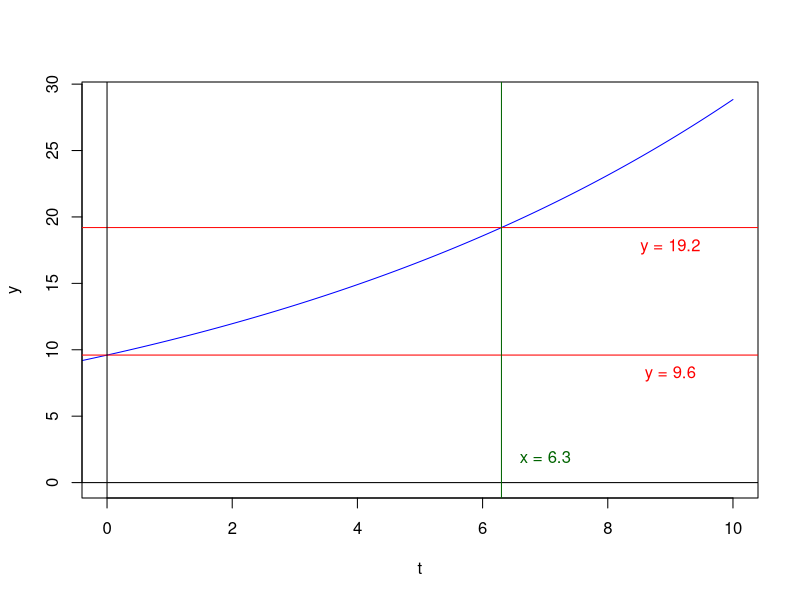

Generate this figure with R:
## ---- chunk 1
dubtim = round(runif(1,2,8),1)
k = round(log(2)/dubtim,2)
A0 = round(runif(1,4,19),1)
dbtm = log(2)/k
## ---- chunk 2
t = seq(-1,10,0.01)
y = A0*exp(k*t)
plot(t,y,type="l",ylim=c(0,round(A0*3)),xlim=c(0,10),col="blue")
abline(h=A0*2,col="red")
abline(h=A0,col="red")
text(9,A0*1.85,paste0("y = ",2*A0,collapse=""),col="red")
text(9,A0*0.85,paste0("y = ",A0,collapse=""),col="red")
abline(h=0)
abline(v=0)
abline(v=dbtm,col="darkgreen")
text(dbtm+0.7,A0*0.2,paste0("x = ",round(dbtm,2)),col="darkgreen")
